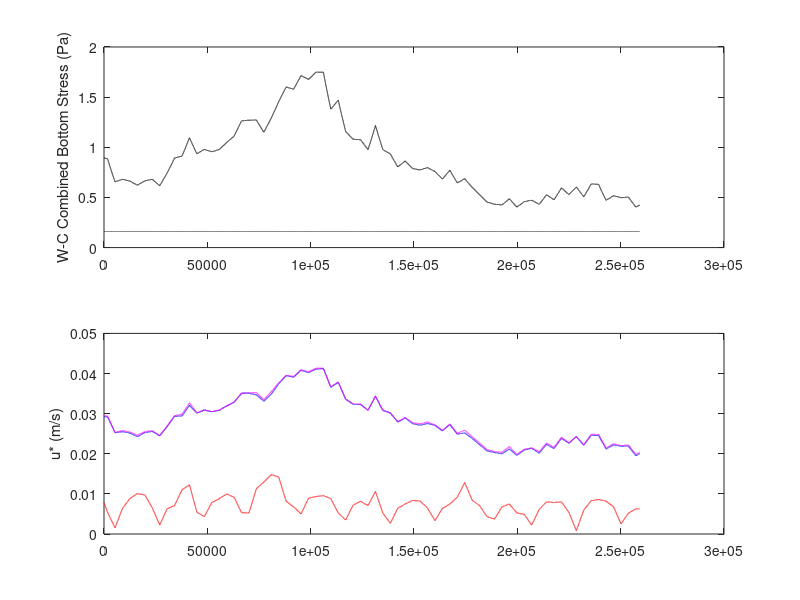

The MATLAB script that drew this image: (Note: this script raises an error after producing the figure.)
% fm_bbl_setup
clear
global dz dzf dzc w K Erate Drate

% Constants
vk = 0.41;    % ( ) von Karman's const.
g = 9.81;     % (m/s) grav. accel.
rhow = 1025;  % (kg/m3) water density
mu = 1e-3;    % (whatevertheseare) molecular viscosity
nu = mu/rhow; % (m^2/s) kinematic viscosity
lat = 45;     % (degrees) latitude
Omega = 7.292115e-5; % Earth rotation rate (rad/s) Kantha & Clayson p.842
f = 2*Omega .* sin( lat*pi/180 ); % (1/s) Corliolis parameter

% User input
h = 12;    % total water depth (m)
dzz = .5;  % vertical

% Switches to enable/disable various processes
do_settle = 1
do_floc = 1
do_sand = 1
do_wibergK=1
do_altG=1
do_floc=1
do_wcbbl_model=0 % instead, provide time series u*, u*c, u*cw

% Sand characteristics
nps = 1;        % number of sand classes
rhoss = 2650;   % sand particle density
d50s = 0.15e-3; % sand median size(m)
tauc = 0.16 % critical stress for erosion (Pa)
wss = -0.012 % sand settling velocity (m/s)
E0 = 5e-6; % erosion-rate parameter (kg m2 s-1)
Cb = 0.6;  % bed fraction (1-porosity) ()
kN = 2.5*d50s; % Soulsby (1997) p. 48
zoc = kN/30;

% Floc population parameters
npmud = 15;
Dp = 4e-6;
nf = 2.2;
rhos = 2650;
f_clim = 0.001;

% For winterwerp equilibrium diameter
ka=20;
%kb=ka/(1.6429*1e-3);
kb=ka/(1.22*1.55*1e-3);
% Floc model parameters
l_ADS=0;
l_ASH=1;
l_COLLFRAG=0;
f_dmax=0.001500;
f_nb_frag=2.;
alpha=0.35;
beta=0.15;
f_ater=0.;
f_ero_frac=0.0;
f_ero_nbfrag=2.;
f_ero_iv=1;
f_mneg_param=0.00;
f_collfragparam=0.00;
dfragmax=0.00003;
epsilon = 1e-10;

% Floc population distribution
Df = logspace(log10(4e-6),log10(1500e-6),npmud)';
% Df=Df(7:end);
% np=length(Df);
rhof = rhow+(rhos-rhow)*(Dp./Df).^(3-nf);
volf = (pi/6.0)*Df.^3;
mass = volf.*(rhof-rhow);
wsf =  -g*(rhof-rhow).*Df.^2 ./(18.*0.001);

% Initialize bbl
zf = (0:dzz:h)';         % faces
dz = diff(zf);
dzf = dz;
zc = (dzz/2:dzz:h-dzz/2)'; % centers
dzc = diff(zc);
nzc = length(zc);

% Initial mud concentration
massconc = 0.10*ones(nzc,npmud)./npmud; % g/l = kg/m3

% Time series of forcing
Tc = 4*3600; % tidal current period
omegac = 2*pi/(Tc);
Ttot = 1.75*Tc; % (s) overall time interval for solution
%Ttot = .2*Tc; % short run
CFLt = dzz/(max( abs(wss), max(abs(wsf)) ))
dtint = fix(CFLt/2) % (s) dt for settling solution
dt = dtint/2; % (s) for calculations

t = 0:dt:Ttot;
nt = length(t);

Tw = 10; % wave period (s)
omegaw = 2*pi/Tw;

% steady forcing, then off
if(0)
   uc = 0.15*ones(size(t));
   uw = 0.4*ones(size(t));
   uw(t>(2*3600))=0; % shut off waves after 2 hours.
   uc(t>(2*3600))=0;
end

% time-dependent forcing
if(0)
   Te = 2*3600; % wave event period
   uc = 0.2+0.2* sin( omegac*t );
   te = 0:dt:Te;
   uwa = 0.4 % uw amplitude
   
   uwe = uwa/2+(uwa/2)*cos(te*2*pi/Te - pi)
   tes = .75*Tc;
   ies = find(t>=tes,1,'first')
   uw = zeros(size(t));
   uw(ies:ies+length(uwe)-1)=uwe;
   figure(3); clf; plot(t/3600,uw,'-b',t/3600,uc,'-r')
end
% MVCO modeled stresses
if(1)
   do_wcbbl_model = 0;
   ds = datenum('24-Sep-2011')
   ds = datenum('2-Oct-2011')
   de = datenum('5-Oct-2011')
   t = 0:dt:((de-ds)*24*3600);
   nt = length(t);
   tint = ds:dt/(3600*24):de;
   load MVCO_stress
   ustc = interp1(dn,ustc,tint);
   ustw = interp1(dn,ustw,tint);
   ustcw = interp1(dn,ustcw,tint);
   taub = rhow*ustcw.^2;
   zoa = ones(nt,1)*zoc;
   figure(1); clf
   subplot(211)
   plot(t,taub,'-k')
   hold on
   plot(t,ones(size(taub))*tauc,'--k')
   ylabel('W-C Combined Bottom Stress (Pa)')
   subplot(212)
   plot(t,ustc,'-r',t,ustw,'-b',t,ustcw,'-m')
   ylabel('u* (m/s)')
   shg
end
%% Exectute main program
fm_bbl_main